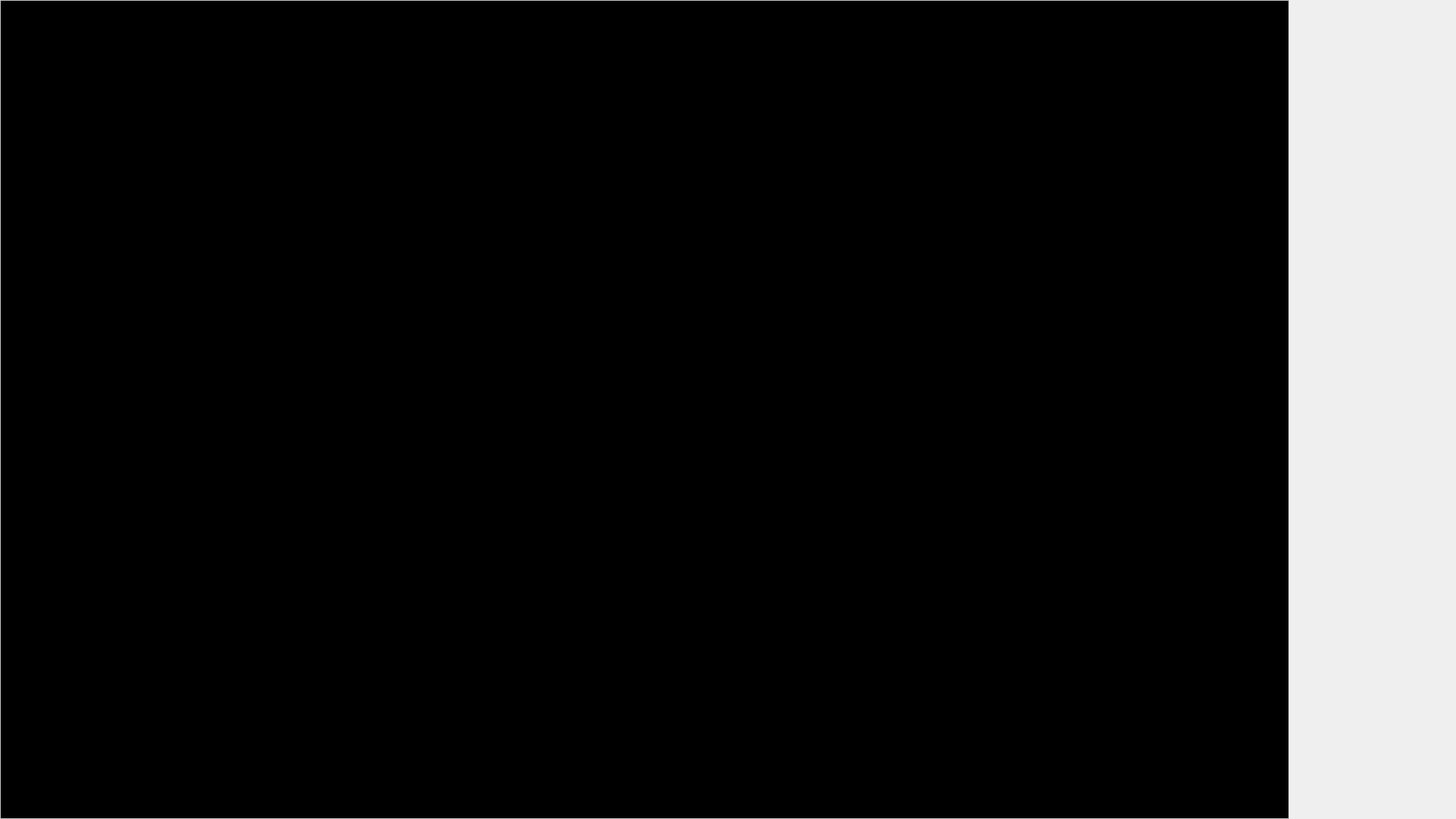
<?xml version="1.0" encoding="UTF-8"?>
<ui version="4.0">
 <class>MainWindow</class>
 <widget class="QMainWindow" name="MainWindow">
  <property name="geometry">
   <rect>
    <x>0</x>
    <y>0</y>
    <width>1920</width>
    <height>1080</height>
   </rect>
  </property>
  <property name="windowTitle">
   <string>Sandbox Simulator</string>
  </property>
  <widget class="QWidget" name="centralwidget">
   <property name="sizePolicy">
    <sizepolicy hsizetype="Preferred" vsizetype="Preferred">
     <horstretch>0</horstretch>
     <verstretch>0</verstretch>
    </sizepolicy>
   </property>
   <widget class="QGraphicsView" name="Field">
    <property name="geometry">
     <rect>
      <x>0</x>
      <y>0</y>
      <width>1700</width>
      <height>1080</height>
     </rect>
    </property>
    <property name="sizePolicy">
     <sizepolicy hsizetype="Fixed" vsizetype="Fixed">
      <horstretch>1</horstretch>
      <verstretch>0</verstretch>
     </sizepolicy>
    </property>
    <property name="palette">
     <palette>
      <active>
       <colorrole role="Base">
        <brush brushstyle="SolidPattern">
         <color alpha="255">
          <red>0</red>
          <green>0</green>
          <blue>0</blue>
         </color>
        </brush>
       </colorrole>
       <colorrole role="Window">
        <brush brushstyle="SolidPattern">
         <color alpha="255">
          <red>255</red>
          <green>255</green>
          <blue>255</blue>
         </color>
        </brush>
       </colorrole>
      </active>
      <inactive>
       <colorrole role="Base">
        <brush brushstyle="SolidPattern">
         <color alpha="255">
          <red>0</red>
          <green>0</green>
          <blue>0</blue>
         </color>
        </brush>
       </colorrole>
       <colorrole role="Window">
        <brush brushstyle="SolidPattern">
         <color alpha="255">
          <red>255</red>
          <green>255</green>
          <blue>255</blue>
         </color>
        </brush>
       </colorrole>
      </inactive>
      <disabled>
       <colorrole role="Base">
        <brush brushstyle="SolidPattern">
         <color alpha="255">
          <red>255</red>
          <green>255</green>
          <blue>255</blue>
         </color>
        </brush>
       </colorrole>
       <colorrole role="Window">
        <brush brushstyle="SolidPattern">
         <color alpha="255">
          <red>255</red>
          <green>255</green>
          <blue>255</blue>
         </color>
        </brush>
       </colorrole>
      </disabled>
     </palette>
    </property>
    <property name="autoFillBackground">
     <bool>false</bool>
    </property>
    <property name="verticalScrollBarPolicy">
     <enum>Qt::ScrollBarAlwaysOff</enum>
    </property>
    <property name="horizontalScrollBarPolicy">
     <enum>Qt::ScrollBarAlwaysOff</enum>
    </property>
    <property name="backgroundBrush">
     <brush brushstyle="NoBrush">
      <color alpha="255">
       <red>0</red>
       <green>0</green>
       <blue>0</blue>
      </color>
     </brush>
    </property>
    <property name="foregroundBrush">
     <brush brushstyle="NoBrush">
      <color alpha="255">
       <red>0</red>
       <green>0</green>
       <blue>0</blue>
      </color>
     </brush>
    </property>
    <property name="viewportUpdateMode">
     <enum>QGraphicsView::NoViewportUpdate</enum>
    </property>
    <property name="optimizationFlags">
     <set>QGraphicsView::DontSavePainterState</set>
    </property>
   </widget>
  </widget>
 </widget>
 <resources/>
 <connections/>
</ui>
